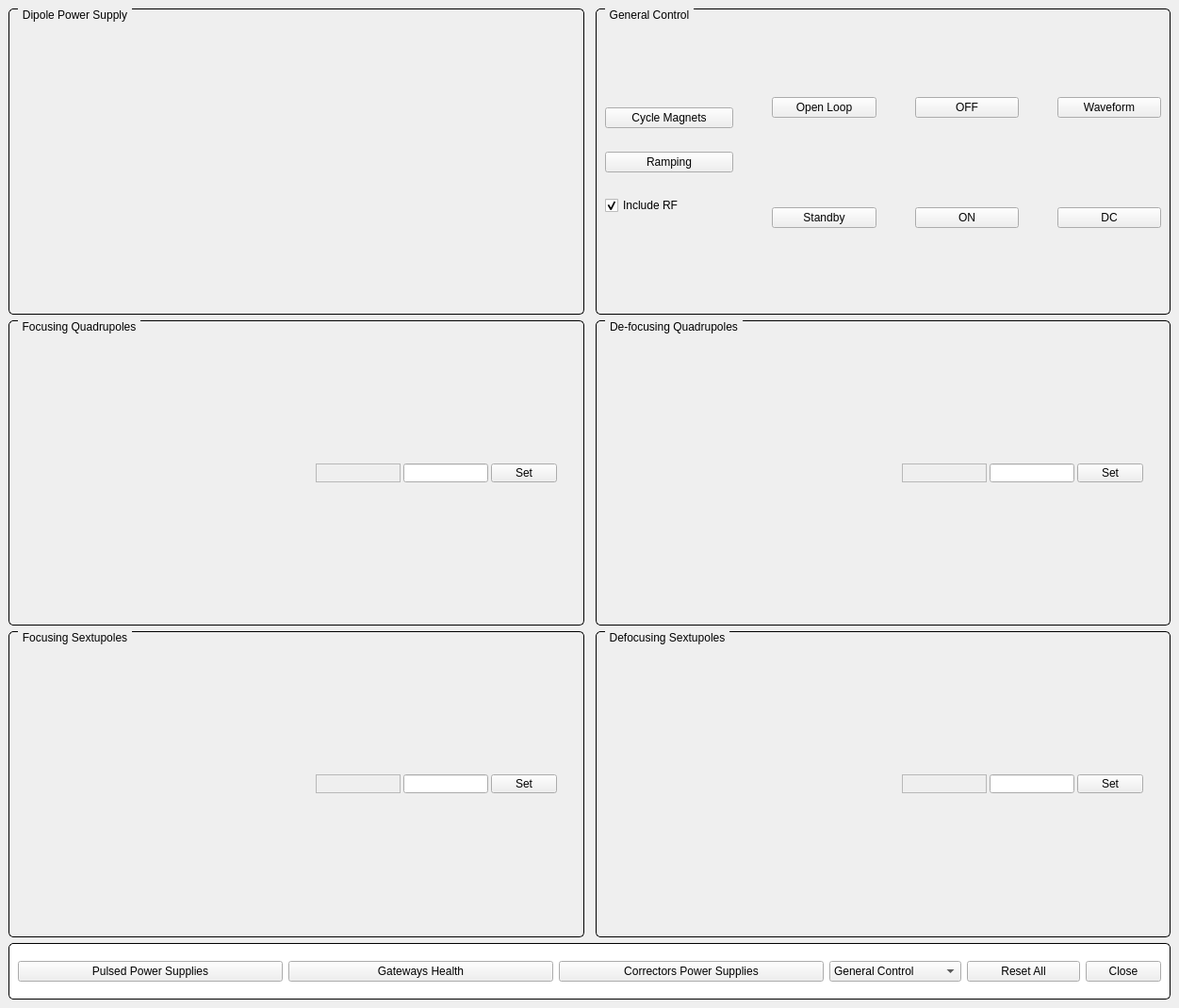
<?xml version="1.0" encoding="UTF-8"?>
<ui version="4.0">
 <class>RingPowerSupplyWindow</class>
 <widget class="QMainWindow" name="RingPowerSupplyWindow">
  <property name="geometry">
   <rect>
    <x>0</x>
    <y>0</y>
    <width>1251</width>
    <height>1070</height>
   </rect>
  </property>
  <property name="sizePolicy">
   <sizepolicy hsizetype="Fixed" vsizetype="Fixed">
    <horstretch>0</horstretch>
    <verstretch>0</verstretch>
   </sizepolicy>
  </property>
  <property name="windowTitle">
   <string>SR Power Supplies</string>
  </property>
  <widget class="QWidget" name="centralwidget">
   <layout class="QGridLayout" name="gridLayout_3">
    <property name="leftMargin">
     <number>9</number>
    </property>
    <item row="0" column="0">
     <widget class="QScrollArea" name="scrollArea">
      <property name="frameShape">
       <enum>QFrame::NoFrame</enum>
      </property>
      <property name="widgetResizable">
       <bool>true</bool>
      </property>
      <widget class="QWidget" name="scrollAreaWidgetContents">
       <property name="geometry">
        <rect>
         <x>0</x>
         <y>0</y>
         <width>1233</width>
         <height>1052</height>
        </rect>
       </property>
       <layout class="QGridLayout" name="gridLayout">
        <property name="leftMargin">
         <number>0</number>
        </property>
        <property name="topMargin">
         <number>0</number>
        </property>
        <property name="rightMargin">
         <number>0</number>
        </property>
        <property name="bottomMargin">
         <number>0</number>
        </property>
        <property name="horizontalSpacing">
         <number>12</number>
        </property>
        <item row="0" column="1">
         <widget class="QGroupBox" name="groupBox_4">
          <property name="styleSheet">
           <string notr="true">QGroupBox {
    border: 1px solid black;
    border-radius: 5px;
    margin-top: 0.5em;
}

QGroupBox::title {
    subcontrol-origin: margin;
    left: 10px;
    padding: 0 3px 0 3px;
}</string>
          </property>
          <property name="title">
           <string>General Control</string>
          </property>
          <layout class="QGridLayout" name="gridLayout_2">
           <property name="horizontalSpacing">
            <number>15</number>
           </property>
           <item row="0" column="0" rowspan="2">
            <layout class="QVBoxLayout" name="verticalLayout_3" stretch="0,0,0">
             <property name="spacing">
              <number>6</number>
             </property>
             <property name="sizeConstraint">
              <enum>QLayout::SetDefaultConstraint</enum>
             </property>
             <item>
              <widget class="QPushButton" name="btnCycle">
               <property name="text">
                <string>Cycle Magnets</string>
               </property>
              </widget>
             </item>
             <item>
              <widget class="QPushButton" name="btnRamp">
               <property name="text">
                <string>Ramping</string>
               </property>
              </widget>
             </item>
             <item>
              <widget class="QCheckBox" name="chkBoxIncludeRF">
               <property name="text">
                <string>Include RF</string>
               </property>
               <property name="checked">
                <bool>true</bool>
               </property>
              </widget>
             </item>
            </layout>
           </item>
           <item row="0" column="1">
            <layout class="QHBoxLayout" name="horizontalLayout_3">
             <property name="spacing">
              <number>6</number>
             </property>
             <item>
              <widget class="QSimpleShape" name="ledOpen">
               <property name="sizePolicy">
                <sizepolicy hsizetype="Fixed" vsizetype="Fixed">
                 <horstretch>0</horstretch>
                 <verstretch>0</verstretch>
                </sizepolicy>
               </property>
               <property name="minimumSize">
                <size>
                 <width>20</width>
                 <height>20</height>
                </size>
               </property>
               <property name="maximumSize">
                <size>
                 <width>20</width>
                 <height>20</height>
                </size>
               </property>
               <property name="ledType">
                <enum>QSimpleShape::Status</enum>
               </property>
               <property name="colour1" stdset="0">
                <color>
                 <red>252</red>
                 <green>233</green>
                 <blue>79</blue>
                </color>
               </property>
               <property name="colour2" stdset="0">
                <color>
                 <red>0</red>
                 <green>255</green>
                 <blue>0</blue>
                </color>
               </property>
              </widget>
             </item>
             <item>
              <widget class="QPushButton" name="btnOpenloop">
               <property name="text">
                <string>Open Loop</string>
               </property>
              </widget>
             </item>
            </layout>
           </item>
           <item row="0" column="2">
            <layout class="QHBoxLayout" name="horizontalLayout_5">
             <property name="spacing">
              <number>6</number>
             </property>
             <item>
              <widget class="QSimpleShape" name="ledOFF">
               <property name="sizePolicy">
                <sizepolicy hsizetype="Fixed" vsizetype="Fixed">
                 <horstretch>0</horstretch>
                 <verstretch>0</verstretch>
                </sizepolicy>
               </property>
               <property name="minimumSize">
                <size>
                 <width>20</width>
                 <height>20</height>
                </size>
               </property>
               <property name="maximumSize">
                <size>
                 <width>20</width>
                 <height>20</height>
                </size>
               </property>
               <property name="ledType">
                <enum>QSimpleShape::Status</enum>
               </property>
               <property name="colour1" stdset="0">
                <color>
                 <red>252</red>
                 <green>233</green>
                 <blue>79</blue>
                </color>
               </property>
               <property name="colour2" stdset="0">
                <color>
                 <red>0</red>
                 <green>255</green>
                 <blue>0</blue>
                </color>
               </property>
              </widget>
             </item>
             <item>
              <widget class="QPushButton" name="btnOFF">
               <property name="text">
                <string>OFF</string>
               </property>
              </widget>
             </item>
            </layout>
           </item>
           <item row="0" column="3">
            <layout class="QHBoxLayout" name="horizontalLayout_8">
             <property name="spacing">
              <number>6</number>
             </property>
             <item>
              <widget class="QSimpleShape" name="ledWaveform">
               <property name="sizePolicy">
                <sizepolicy hsizetype="Fixed" vsizetype="Fixed">
                 <horstretch>0</horstretch>
                 <verstretch>0</verstretch>
                </sizepolicy>
               </property>
               <property name="minimumSize">
                <size>
                 <width>20</width>
                 <height>20</height>
                </size>
               </property>
               <property name="maximumSize">
                <size>
                 <width>20</width>
                 <height>20</height>
                </size>
               </property>
               <property name="ledType">
                <enum>QSimpleShape::Status</enum>
               </property>
               <property name="colour1" stdset="0">
                <color>
                 <red>252</red>
                 <green>233</green>
                 <blue>79</blue>
                </color>
               </property>
               <property name="colour2" stdset="0">
                <color>
                 <red>0</red>
                 <green>255</green>
                 <blue>0</blue>
                </color>
               </property>
              </widget>
             </item>
             <item>
              <widget class="QPushButton" name="btnWaveform">
               <property name="text">
                <string>Waveform</string>
               </property>
              </widget>
             </item>
            </layout>
           </item>
           <item row="1" column="1">
            <layout class="QHBoxLayout" name="horizontalLayout_4">
             <property name="spacing">
              <number>6</number>
             </property>
             <item>
              <widget class="QSimpleShape" name="ledStandby">
               <property name="sizePolicy">
                <sizepolicy hsizetype="Fixed" vsizetype="Fixed">
                 <horstretch>0</horstretch>
                 <verstretch>0</verstretch>
                </sizepolicy>
               </property>
               <property name="minimumSize">
                <size>
                 <width>20</width>
                 <height>20</height>
                </size>
               </property>
               <property name="maximumSize">
                <size>
                 <width>20</width>
                 <height>20</height>
                </size>
               </property>
               <property name="ledType">
                <enum>QSimpleShape::Status</enum>
               </property>
               <property name="colour1" stdset="0">
                <color>
                 <red>252</red>
                 <green>233</green>
                 <blue>79</blue>
                </color>
               </property>
               <property name="colour2" stdset="0">
                <color>
                 <red>0</red>
                 <green>255</green>
                 <blue>0</blue>
                </color>
               </property>
              </widget>
             </item>
             <item>
              <widget class="QPushButton" name="btnStandby">
               <property name="text">
                <string>Standby</string>
               </property>
              </widget>
             </item>
            </layout>
           </item>
           <item row="1" column="2">
            <layout class="QHBoxLayout" name="horizontalLayout_6">
             <property name="spacing">
              <number>6</number>
             </property>
             <item>
              <widget class="QSimpleShape" name="ledON">
               <property name="sizePolicy">
                <sizepolicy hsizetype="Fixed" vsizetype="Fixed">
                 <horstretch>0</horstretch>
                 <verstretch>0</verstretch>
                </sizepolicy>
               </property>
               <property name="minimumSize">
                <size>
                 <width>20</width>
                 <height>20</height>
                </size>
               </property>
               <property name="maximumSize">
                <size>
                 <width>20</width>
                 <height>20</height>
                </size>
               </property>
               <property name="ledType">
                <enum>QSimpleShape::Status</enum>
               </property>
               <property name="colour1" stdset="0">
                <color>
                 <red>252</red>
                 <green>233</green>
                 <blue>79</blue>
                </color>
               </property>
               <property name="colour2" stdset="0">
                <color>
                 <red>0</red>
                 <green>255</green>
                 <blue>0</blue>
                </color>
               </property>
              </widget>
             </item>
             <item>
              <widget class="QPushButton" name="btnON">
               <property name="text">
                <string>ON</string>
               </property>
              </widget>
             </item>
            </layout>
           </item>
           <item row="1" column="3">
            <layout class="QHBoxLayout" name="horizontalLayout_7">
             <property name="spacing">
              <number>6</number>
             </property>
             <item>
              <widget class="QSimpleShape" name="ledDC">
               <property name="sizePolicy">
                <sizepolicy hsizetype="Fixed" vsizetype="Fixed">
                 <horstretch>0</horstretch>
                 <verstretch>0</verstretch>
                </sizepolicy>
               </property>
               <property name="minimumSize">
                <size>
                 <width>20</width>
                 <height>20</height>
                </size>
               </property>
               <property name="maximumSize">
                <size>
                 <width>20</width>
                 <height>20</height>
                </size>
               </property>
               <property name="ledType">
                <enum>QSimpleShape::Status</enum>
               </property>
               <property name="colour1" stdset="0">
                <color>
                 <red>252</red>
                 <green>233</green>
                 <blue>79</blue>
                </color>
               </property>
               <property name="colour2" stdset="0">
                <color>
                 <red>0</red>
                 <green>255</green>
                 <blue>0</blue>
                </color>
               </property>
              </widget>
             </item>
             <item>
              <widget class="QPushButton" name="btnDC">
               <property name="text">
                <string>DC</string>
               </property>
              </widget>
             </item>
            </layout>
           </item>
          </layout>
         </widget>
        </item>
        <item row="1" column="1">
         <widget class="QGroupBox" name="groupBox_2">
          <property name="styleSheet">
           <string notr="true">QGroupBox {
    border: 1px solid black;
    border-radius: 5px;
    margin-top: 0.5em;
}

QGroupBox::title {
    subcontrol-origin: margin;
    left: 10px;
    padding: 0 3px 0 3px;
}</string>
          </property>
          <property name="title">
           <string>De-focusing Quadrupoles</string>
          </property>
          <layout class="QVBoxLayout" name="verticalLayout">
           <item>
            <layout class="QVBoxLayout" name="ltDefocus">
             <property name="spacing">
              <number>2</number>
             </property>
             <item>
              <layout class="QHBoxLayout" name="horizontalLayout_11">
               <property name="spacing">
                <number>3</number>
               </property>
               <item>
                <spacer name="horizontalSpacer">
                 <property name="orientation">
                  <enum>Qt::Horizontal</enum>
                 </property>
                 <property name="sizeHint" stdset="0">
                  <size>
                   <width>40</width>
                   <height>20</height>
                  </size>
                 </property>
                </spacer>
               </item>
               <item>
                <widget class="QELabel" name="lblQD">
                 <property name="sizePolicy">
                  <sizepolicy hsizetype="Fixed" vsizetype="Fixed">
                   <horstretch>0</horstretch>
                   <verstretch>0</verstretch>
                  </sizepolicy>
                 </property>
                 <property name="minimumSize">
                  <size>
                   <width>90</width>
                   <height>20</height>
                  </size>
                 </property>
                 <property name="maximumSize">
                  <size>
                   <width>90</width>
                   <height>20</height>
                  </size>
                 </property>
                 <property name="frameShape">
                  <enum>QFrame::StyledPanel</enum>
                 </property>
                 <property name="variable" stdset="0">
                  <string>SR-PS-SEQ:setQDCurrent</string>
                 </property>
                 <property name="precision">
                  <number>3</number>
                 </property>
                 <property name="useDbPrecision">
                  <bool>false</bool>
                 </property>
                </widget>
               </item>
               <item>
                <widget class="QLineEdit" name="txtQDCurrent">
                 <property name="sizePolicy">
                  <sizepolicy hsizetype="Fixed" vsizetype="Fixed">
                   <horstretch>0</horstretch>
                   <verstretch>0</verstretch>
                  </sizepolicy>
                 </property>
                 <property name="minimumSize">
                  <size>
                   <width>90</width>
                   <height>20</height>
                  </size>
                 </property>
                 <property name="maximumSize">
                  <size>
                   <width>90</width>
                   <height>20</height>
                  </size>
                 </property>
                </widget>
               </item>
               <item>
                <widget class="QPushButton" name="btnSetQD">
                 <property name="sizePolicy">
                  <sizepolicy hsizetype="Fixed" vsizetype="Fixed">
                   <horstretch>0</horstretch>
                   <verstretch>0</verstretch>
                  </sizepolicy>
                 </property>
                 <property name="minimumSize">
                  <size>
                   <width>70</width>
                   <height>20</height>
                  </size>
                 </property>
                 <property name="maximumSize">
                  <size>
                   <width>70</width>
                   <height>20</height>
                  </size>
                 </property>
                 <property name="text">
                  <string>Set</string>
                 </property>
                </widget>
               </item>
               <item>
                <spacer name="horizontalSpacer_2">
                 <property name="orientation">
                  <enum>Qt::Horizontal</enum>
                 </property>
                 <property name="sizeType">
                  <enum>QSizePolicy::Fixed</enum>
                 </property>
                 <property name="sizeHint" stdset="0">
                  <size>
                   <width>19</width>
                   <height>20</height>
                  </size>
                 </property>
                </spacer>
               </item>
              </layout>
             </item>
            </layout>
           </item>
          </layout>
         </widget>
        </item>
        <item row="3" column="0" colspan="2">
         <widget class="QGroupBox" name="titleGroupBox_2">
          <property name="sizePolicy">
           <sizepolicy hsizetype="Preferred" vsizetype="Maximum">
            <horstretch>0</horstretch>
            <verstretch>0</verstretch>
           </sizepolicy>
          </property>
          <property name="minimumSize">
           <size>
            <width>0</width>
            <height>60</height>
           </size>
          </property>
          <property name="styleSheet">
           <string notr="true">QGroupBox {
	background-color: rgb(255, 255, 255);
    border: 1px solid black;
    border-radius: 5px;
    margin-top: 0.5em;
}

QGroupBox::title {
    subcontrol-origin: margin;
    left: 10px;
    padding: 0 3px 0 3px;
}</string>
          </property>
          <property name="title">
           <string/>
          </property>
          <layout class="QHBoxLayout" name="horizontalLayout_10">
           <item>
            <widget class="QPushButton" name="btnPulsed">
             <property name="sizePolicy">
              <sizepolicy hsizetype="MinimumExpanding" vsizetype="Fixed">
               <horstretch>0</horstretch>
               <verstretch>0</verstretch>
              </sizepolicy>
             </property>
             <property name="maximumSize">
              <size>
               <width>16777215</width>
               <height>16777215</height>
              </size>
             </property>
             <property name="text">
              <string>Pulsed Power Supplies</string>
             </property>
            </widget>
           </item>
           <item>
            <widget class="QPushButton" name="btnHealth">
             <property name="sizePolicy">
              <sizepolicy hsizetype="MinimumExpanding" vsizetype="Fixed">
               <horstretch>0</horstretch>
               <verstretch>0</verstretch>
              </sizepolicy>
             </property>
             <property name="maximumSize">
              <size>
               <width>16777215</width>
               <height>16777215</height>
              </size>
             </property>
             <property name="text">
              <string>Gateways Health</string>
             </property>
            </widget>
           </item>
           <item>
            <widget class="QPushButton" name="btnCorrectors">
             <property name="sizePolicy">
              <sizepolicy hsizetype="MinimumExpanding" vsizetype="Fixed">
               <horstretch>0</horstretch>
               <verstretch>0</verstretch>
              </sizepolicy>
             </property>
             <property name="maximumSize">
              <size>
               <width>16777215</width>
               <height>16777215</height>
              </size>
             </property>
             <property name="text">
              <string>Correctors Power Supplies</string>
             </property>
            </widget>
           </item>
           <item>
            <widget class="QComboBox" name="cbGeneralControl">
             <property name="sizePolicy">
              <sizepolicy hsizetype="Fixed" vsizetype="Fixed">
               <horstretch>0</horstretch>
               <verstretch>0</verstretch>
              </sizepolicy>
             </property>
             <property name="minimumSize">
              <size>
               <width>140</width>
               <height>0</height>
              </size>
             </property>
             <property name="maximumSize">
              <size>
               <width>160</width>
               <height>16777215</height>
              </size>
             </property>
             <item>
              <property name="text">
               <string>General Control</string>
              </property>
             </item>
             <item>
              <property name="text">
               <string>QF</string>
              </property>
             </item>
             <item>
              <property name="text">
               <string>QD</string>
              </property>
             </item>
             <item>
              <property name="text">
               <string>SF</string>
              </property>
             </item>
             <item>
              <property name="text">
               <string>SD</string>
              </property>
             </item>
            </widget>
           </item>
           <item>
            <widget class="QPushButton" name="btnReset">
             <property name="sizePolicy">
              <sizepolicy hsizetype="MinimumExpanding" vsizetype="Fixed">
               <horstretch>0</horstretch>
               <verstretch>0</verstretch>
              </sizepolicy>
             </property>
             <property name="maximumSize">
              <size>
               <width>120</width>
               <height>16777215</height>
              </size>
             </property>
             <property name="text">
              <string>Reset All</string>
             </property>
            </widget>
           </item>
           <item>
            <widget class="QPushButton" name="btnClose">
             <property name="sizePolicy">
              <sizepolicy hsizetype="MinimumExpanding" vsizetype="Fixed">
               <horstretch>0</horstretch>
               <verstretch>0</verstretch>
              </sizepolicy>
             </property>
             <property name="maximumSize">
              <size>
               <width>80</width>
               <height>16777215</height>
              </size>
             </property>
             <property name="text">
              <string>Close</string>
             </property>
            </widget>
           </item>
          </layout>
         </widget>
        </item>
        <item row="2" column="0">
         <widget class="QGroupBox" name="groupBox_5">
          <property name="styleSheet">
           <string notr="true">QGroupBox {
    border: 1px solid black;
    border-radius: 5px;
    margin-top: 0.5em;
}

QGroupBox::title {
    subcontrol-origin: margin;
    left: 10px;
    padding: 0 3px 0 3px;
}</string>
          </property>
          <property name="title">
           <string>Focusing Sextupoles</string>
          </property>
          <layout class="QHBoxLayout" name="horizontalLayout_2">
           <item>
            <layout class="QVBoxLayout" name="ltSFocus">
             <property name="spacing">
              <number>2</number>
             </property>
             <item>
              <layout class="QHBoxLayout" name="horizontalLayout_13">
               <property name="spacing">
                <number>3</number>
               </property>
               <item>
                <spacer name="horizontalSpacer_5">
                 <property name="orientation">
                  <enum>Qt::Horizontal</enum>
                 </property>
                 <property name="sizeHint" stdset="0">
                  <size>
                   <width>40</width>
                   <height>20</height>
                  </size>
                 </property>
                </spacer>
               </item>
               <item>
                <widget class="QELabel" name="lblSF">
                 <property name="sizePolicy">
                  <sizepolicy hsizetype="Fixed" vsizetype="Fixed">
                   <horstretch>0</horstretch>
                   <verstretch>0</verstretch>
                  </sizepolicy>
                 </property>
                 <property name="minimumSize">
                  <size>
                   <width>90</width>
                   <height>20</height>
                  </size>
                 </property>
                 <property name="maximumSize">
                  <size>
                   <width>90</width>
                   <height>20</height>
                  </size>
                 </property>
                 <property name="frameShape">
                  <enum>QFrame::StyledPanel</enum>
                 </property>
                 <property name="variable" stdset="0">
                  <string>SR-PS-SEQ:setSFCurrent</string>
                 </property>
                 <property name="precision">
                  <number>3</number>
                 </property>
                 <property name="useDbPrecision">
                  <bool>false</bool>
                 </property>
                </widget>
               </item>
               <item>
                <widget class="QLineEdit" name="txtSFCurrent">
                 <property name="sizePolicy">
                  <sizepolicy hsizetype="Fixed" vsizetype="Fixed">
                   <horstretch>0</horstretch>
                   <verstretch>0</verstretch>
                  </sizepolicy>
                 </property>
                 <property name="minimumSize">
                  <size>
                   <width>90</width>
                   <height>20</height>
                  </size>
                 </property>
                 <property name="maximumSize">
                  <size>
                   <width>90</width>
                   <height>20</height>
                  </size>
                 </property>
                </widget>
               </item>
               <item>
                <widget class="QPushButton" name="btnSetSF">
                 <property name="sizePolicy">
                  <sizepolicy hsizetype="Fixed" vsizetype="Fixed">
                   <horstretch>0</horstretch>
                   <verstretch>0</verstretch>
                  </sizepolicy>
                 </property>
                 <property name="minimumSize">
                  <size>
                   <width>70</width>
                   <height>20</height>
                  </size>
                 </property>
                 <property name="maximumSize">
                  <size>
                   <width>70</width>
                   <height>20</height>
                  </size>
                 </property>
                 <property name="text">
                  <string>Set</string>
                 </property>
                </widget>
               </item>
               <item>
                <spacer name="horizontalSpacer_6">
                 <property name="orientation">
                  <enum>Qt::Horizontal</enum>
                 </property>
                 <property name="sizeType">
                  <enum>QSizePolicy::Fixed</enum>
                 </property>
                 <property name="sizeHint" stdset="0">
                  <size>
                   <width>19</width>
                   <height>20</height>
                  </size>
                 </property>
                </spacer>
               </item>
              </layout>
             </item>
            </layout>
           </item>
          </layout>
         </widget>
        </item>
        <item row="1" column="0">
         <widget class="QGroupBox" name="groupBox">
          <property name="styleSheet">
           <string notr="true">QGroupBox {
    border: 1px solid black;
    border-radius: 5px;
    margin-top: 0.5em;
}

QGroupBox::title {
    subcontrol-origin: margin;
    left: 10px;
    padding: 0 3px 0 3px;
}</string>
          </property>
          <property name="title">
           <string>Focusing Quadrupoles</string>
          </property>
          <layout class="QHBoxLayout" name="horizontalLayout">
           <item>
            <layout class="QVBoxLayout" name="ltFocus">
             <property name="spacing">
              <number>2</number>
             </property>
             <item>
              <layout class="QHBoxLayout" name="horizontalLayout_12">
               <property name="spacing">
                <number>3</number>
               </property>
               <item>
                <spacer name="horizontalSpacer_3">
                 <property name="orientation">
                  <enum>Qt::Horizontal</enum>
                 </property>
                 <property name="sizeHint" stdset="0">
                  <size>
                   <width>40</width>
                   <height>20</height>
                  </size>
                 </property>
                </spacer>
               </item>
               <item>
                <widget class="QELabel" name="lblQF">
                 <property name="sizePolicy">
                  <sizepolicy hsizetype="Fixed" vsizetype="Fixed">
                   <horstretch>0</horstretch>
                   <verstretch>0</verstretch>
                  </sizepolicy>
                 </property>
                 <property name="minimumSize">
                  <size>
                   <width>90</width>
                   <height>20</height>
                  </size>
                 </property>
                 <property name="maximumSize">
                  <size>
                   <width>90</width>
                   <height>20</height>
                  </size>
                 </property>
                 <property name="frameShape">
                  <enum>QFrame::StyledPanel</enum>
                 </property>
                 <property name="variable" stdset="0">
                  <string>SR-PS-SEQ:setQFCurrent</string>
                 </property>
                 <property name="precision">
                  <number>3</number>
                 </property>
                 <property name="useDbPrecision">
                  <bool>false</bool>
                 </property>
                </widget>
               </item>
               <item>
                <widget class="QLineEdit" name="txtQFCurrent">
                 <property name="sizePolicy">
                  <sizepolicy hsizetype="Fixed" vsizetype="Fixed">
                   <horstretch>0</horstretch>
                   <verstretch>0</verstretch>
                  </sizepolicy>
                 </property>
                 <property name="minimumSize">
                  <size>
                   <width>90</width>
                   <height>20</height>
                  </size>
                 </property>
                 <property name="maximumSize">
                  <size>
                   <width>90</width>
                   <height>20</height>
                  </size>
                 </property>
                </widget>
               </item>
               <item>
                <widget class="QPushButton" name="btnSetQF">
                 <property name="sizePolicy">
                  <sizepolicy hsizetype="Fixed" vsizetype="Fixed">
                   <horstretch>0</horstretch>
                   <verstretch>0</verstretch>
                  </sizepolicy>
                 </property>
                 <property name="minimumSize">
                  <size>
                   <width>70</width>
                   <height>20</height>
                  </size>
                 </property>
                 <property name="maximumSize">
                  <size>
                   <width>70</width>
                   <height>20</height>
                  </size>
                 </property>
                 <property name="text">
                  <string>Set</string>
                 </property>
                </widget>
               </item>
               <item>
                <spacer name="horizontalSpacer_4">
                 <property name="orientation">
                  <enum>Qt::Horizontal</enum>
                 </property>
                 <property name="sizeType">
                  <enum>QSizePolicy::Fixed</enum>
                 </property>
                 <property name="sizeHint" stdset="0">
                  <size>
                   <width>19</width>
                   <height>20</height>
                  </size>
                 </property>
                </spacer>
               </item>
              </layout>
             </item>
            </layout>
           </item>
          </layout>
         </widget>
        </item>
        <item row="0" column="0">
         <widget class="QGroupBox" name="groupBox_3">
          <property name="styleSheet">
           <string notr="true">QGroupBox {
    border: 1px solid black;
    border-radius: 5px;
    margin-top: 0.5em;
}

QGroupBox::title {
    subcontrol-origin: margin;
    left: 10px;
    padding: 0 3px 0 3px;
}</string>
          </property>
          <property name="title">
           <string>Dipole Power Supply</string>
          </property>
          <layout class="QVBoxLayout" name="verticalLayout_2">
           <item>
            <layout class="QVBoxLayout" name="ltDipole">
             <property name="spacing">
              <number>2</number>
             </property>
            </layout>
           </item>
          </layout>
         </widget>
        </item>
        <item row="2" column="1">
         <widget class="QGroupBox" name="groupBox_6">
          <property name="styleSheet">
           <string notr="true">QGroupBox {
    border: 1px solid black;
    border-radius: 5px;
    margin-top: 0.5em;
}

QGroupBox::title {
    subcontrol-origin: margin;
    left: 10px;
    padding: 0 3px 0 3px;
}</string>
          </property>
          <property name="title">
           <string>Defocusing Sextupoles</string>
          </property>
          <layout class="QHBoxLayout" name="horizontalLayout_9">
           <item>
            <layout class="QVBoxLayout" name="ltSDefocus">
             <property name="spacing">
              <number>2</number>
             </property>
             <item>
              <layout class="QHBoxLayout" name="horizontalLayout_15">
               <property name="spacing">
                <number>3</number>
               </property>
               <item>
                <spacer name="horizontalSpacer_9">
                 <property name="orientation">
                  <enum>Qt::Horizontal</enum>
                 </property>
                 <property name="sizeHint" stdset="0">
                  <size>
                   <width>40</width>
                   <height>20</height>
                  </size>
                 </property>
                </spacer>
               </item>
               <item>
                <widget class="QELabel" name="lblSD">
                 <property name="sizePolicy">
                  <sizepolicy hsizetype="Fixed" vsizetype="Fixed">
                   <horstretch>0</horstretch>
                   <verstretch>0</verstretch>
                  </sizepolicy>
                 </property>
                 <property name="minimumSize">
                  <size>
                   <width>90</width>
                   <height>20</height>
                  </size>
                 </property>
                 <property name="maximumSize">
                  <size>
                   <width>90</width>
                   <height>20</height>
                  </size>
                 </property>
                 <property name="frameShape">
                  <enum>QFrame::StyledPanel</enum>
                 </property>
                 <property name="variable" stdset="0">
                  <string>SR-PS-SEQ:setSDCurrent</string>
                 </property>
                 <property name="precision">
                  <number>3</number>
                 </property>
                 <property name="useDbPrecision">
                  <bool>false</bool>
                 </property>
                </widget>
               </item>
               <item>
                <widget class="QLineEdit" name="txtSDCurrent">
                 <property name="sizePolicy">
                  <sizepolicy hsizetype="Fixed" vsizetype="Fixed">
                   <horstretch>0</horstretch>
                   <verstretch>0</verstretch>
                  </sizepolicy>
                 </property>
                 <property name="minimumSize">
                  <size>
                   <width>90</width>
                   <height>20</height>
                  </size>
                 </property>
                 <property name="maximumSize">
                  <size>
                   <width>90</width>
                   <height>20</height>
                  </size>
                 </property>
                </widget>
               </item>
               <item>
                <widget class="QPushButton" name="btnSetSD">
                 <property name="sizePolicy">
                  <sizepolicy hsizetype="Fixed" vsizetype="Fixed">
                   <horstretch>0</horstretch>
                   <verstretch>0</verstretch>
                  </sizepolicy>
                 </property>
                 <property name="minimumSize">
                  <size>
                   <width>70</width>
                   <height>20</height>
                  </size>
                 </property>
                 <property name="maximumSize">
                  <size>
                   <width>70</width>
                   <height>20</height>
                  </size>
                 </property>
                 <property name="text">
                  <string>Set</string>
                 </property>
                </widget>
               </item>
               <item>
                <spacer name="horizontalSpacer_10">
                 <property name="orientation">
                  <enum>Qt::Horizontal</enum>
                 </property>
                 <property name="sizeType">
                  <enum>QSizePolicy::Fixed</enum>
                 </property>
                 <property name="sizeHint" stdset="0">
                  <size>
                   <width>19</width>
                   <height>20</height>
                  </size>
                 </property>
                </spacer>
               </item>
              </layout>
             </item>
            </layout>
           </item>
          </layout>
         </widget>
        </item>
       </layout>
      </widget>
     </widget>
    </item>
   </layout>
  </widget>
 </widget>
 <customwidgets>
  <customwidget>
   <class>QELabel</class>
   <extends>QLabel</extends>
   <header>QELabel.h</header>
  </customwidget>
  <customwidget>
   <class>QSimpleShape</class>
   <extends>QWidget</extends>
   <header>QSimpleShape.h</header>
  </customwidget>
 </customwidgets>
 <resources/>
 <connections/>
</ui>
